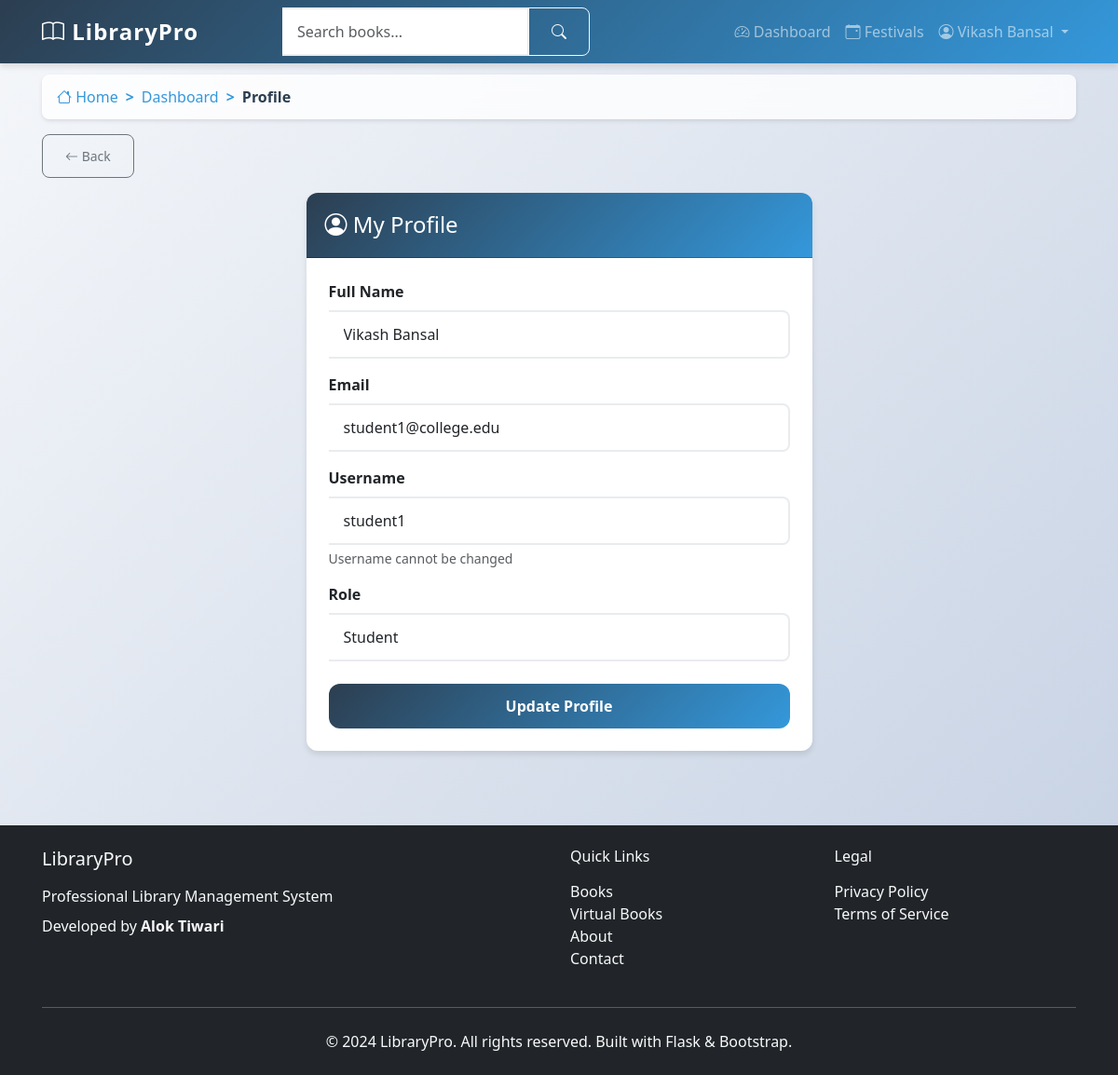
/auth/profile (signed in), run on the app's committed database.
### app/models.py (models this page shows, shortened)
class User(UserMixin, db.Model):
    id = db.Column(db.Integer, primary_key=True)
    prn_number = db.Column(db.String(20), unique=True, nullable=False)
    username = db.Column(db.String(80), unique=True, nullable=False)
    email = db.Column(db.String(120), unique=True, nullable=False)
    name = db.Column(db.String(100), nullable=False)
    mother_name = db.Column(db.String(100), nullable=False)
    dob = db.Column(db.String(10), nullable=False)  # Format: DDMMYYYY
    phone = db.Column(db.String(15), nullable=True)
    address = db.Column(db.Text, nullable=True)
    password_hash = db.Column(db.String(255), nullable=False)
    role = db.Column(db.String(20), nullable=False, default='student')
    year = db.Column(db.String(10), nullable=True)  # 1st, 2nd, 3rd, 4th, 5th
    course = db.Column(db.String(50), nullable=True)  # BSC IT, BSC CS, etc.
    total_books_borrowed = db.Column(db.Integer, default=0)
    total_extension_requests = db.Column(db.Integer, default=0)
    library_hours_this_month = db.Column(db.Float, default=0.0)
    library_hours_this_year = db.Column(db.Float, default=0.0)
    created_at = db.Column(db.DateTime, default=datetime.utcnow)
    updated_at = db.Column(db.DateTime, default=datetime.utcnow, onupdate=datetime.utcnow)
    loans = db.relationship('Loan', backref='borrower', lazy='dynamic')
    library_sessions = db.relationship('LibrarySession', backref='user', lazy='dynamic')

### app/auth/routes.py (the view)
@bp.route('/profile', methods=['GET', 'POST'])
@login_required
def profile():
    form = ProfileForm()
    if form.validate_on_submit():
        current_user.name = form.name.data
        current_user.email = form.email.data
        db.session.commit()
        flash('Your profile has been updated!', 'success')
        return redirect(url_for('auth.profile'))
    elif request.method == 'GET':
        form.name.data = current_user.name
        form.email.data = current_user.email
    return render_template('auth/profile.html', title='Profile', form=form)

### app/auth/forms.py
class ProfileForm(FlaskForm):
    name = StringField('Full Name', validators=[DataRequired(), Length(min=2, max=100)])
    email = StringField('Email', validators=[DataRequired(), Email()])
    submit = SubmitField('Update Profile')

### app/__init__.py (called while the page is built)
def create_app():
    app = Flask(__name__)
    app.config.from_object(Config)
    db.init_app(app)
    migrate.init_app(app, db)
    login.init_app(app)
    login.login_view = 'auth.student_login'
    login.login_message = 'Please log in to access this page.'
    login.login_message_category = 'info'
    from app.auth import bp as auth_bp
    app.register_blueprint(auth_bp, url_prefix='/auth')
    from app.main import bp as main_bp
    app.register_blueprint(main_bp)
    from app.models import User
    @login.user_loader
    def load_user(user_id):
        return User.query.get(int(user_id))
    return app

### app/templates/auth/profile.html (shortened to what this page needs)
{% extends "base.html" %}
{% block content %}
<div class="row justify-content-center">
    <div class="col-lg-6">
        <div class="card">
            <div class="card-header">
                <h4 class="mb-0"><i class="bi bi-person-circle"></i> My Profile</h4>
            </div>
            <div class="card-body p-4">
                <form method="POST">
                    <div class="mb-3">
                        {{ form.name.label(class="form-label fw-semibold") }}
                        {{ form.name(class="form-control") }}
                    </div>
                    <div class="mb-3">
                        {{ form.email.label(class="form-label fw-semibold") }}
                        {{ form.email(class="form-control") }}
                    </div>
                    <div class="mb-3">
                        <label class="form-label fw-semibold">Username</label>
                        <input type="text" class="form-control" value="{{ current_user.username }}" readonly>
                        <div class="form-text">Username cannot be changed</div>
                    </div>
                    <div class="mb-4">
                        <label class="form-label fw-semibold">Role</label>
                        <input type="text" class="form-control" value="{{ current_user.role.title() }}" readonly>
                    </div>
                    <div class="d-grid">
                        {{ form.submit(class="btn btn-primary") }}
                    </div>
                </form>
            </div>
        </div>
    </div>
</div>
{% endblock %}

### app/templates/base.html (shortened to what this page needs)
<!DOCTYPE html>
<html lang="en">
<head>
    <link href="https://cdn.jsdelivr.net/npm/bootstrap@5.3.0/dist/css/bootstrap.min.css" rel="stylesheet">
    <link rel="stylesheet" href="https://cdn.jsdelivr.net/npm/bootstrap-icons@1.10.0/font/bootstrap-icons.css">
    <link rel="stylesheet" href="{{ url_for('static', filename='css/style.css') }}">
    <link rel="stylesheet" href="{{ url_for('static', filename='css/modern.css') }}">
</head>
<body>
    <nav class="navbar navbar-expand-lg navbar-dark bg-primary fixed-top">
        <div class="container">
            <a class="navbar-brand fw-bold" href="{{ url_for('main.index') }}">
                <i class="bi bi-book"></i> LibraryPro
            </a>
            <div class="collapse navbar-collapse" id="navbarNav">
                {% if current_user.is_authenticated %}
                <form class="d-flex mx-auto" method="GET" action="{{ url_for('main.search') }}">
                    <div class="input-group">
                        <input class="form-control" type="search" name="q" placeholder="Search books..."
                               value="{{ request.args.get('q', '') }}">
                        <button class="btn btn-outline-light" type="submit">
                            <i class="bi bi-search"></i>
                        </button>
                    </div>
                </form>
                <ul class="navbar-nav ms-auto">
                    <li class="nav-item">
                        <a class="nav-link" href="{{ url_for('main.dashboard') }}">
                            <i class="bi bi-speedometer2"></i> Dashboard
                        </a>
                    </li>
                    <li class="nav-item">
                        <a class="nav-link" href="{{ url_for('main.festivals') }}">
                            <i class="bi bi-calendar-event"></i> Festivals
                        </a>
                    </li>
                    <li class="nav-item dropdown">
                        <a class="nav-link dropdown-toggle" href="#" role="button" data-bs-toggle="dropdown">
                            <i class="bi bi-person-circle"></i> {{ current_user.name }}
                        </a>
                    </li>
                </ul>
                {% endif %}
            </div>
        </div>
    </nav>
    <main class="main-content">
        <div class="container">
            {% if current_user.is_authenticated %}
            <nav aria-label="breadcrumb" class="mb-3">
                <ol class="breadcrumb">
                    <li class="breadcrumb-item">
                        <a href="{{ url_for('main.index') }}"><i class="bi bi-house"></i> Home</a>
                    </li>
                    {% if request.endpoint == 'main.dashboard' or request.endpoint == 'main.student_dashboard' %}
                        <li class="breadcrumb-item active">Dashboard</li>
                    {% elif request.endpoint == 'main.admin_dashboard' %}
                        <li class="breadcrumb-item active">Admin Dashboard</li>
                    {% elif request.endpoint == 'main.manage_users' %}
                        <li class="breadcrumb-item"><a href="{{ url_for('main.admin_dashboard') }}">Admin Dashboard</a></li>
                        <li class="breadcrumb-item active">Manage Users</li>
                    {% elif request.endpoint == 'main.add_book' %}
                        <li class="breadcrumb-item"><a href="{{ url_for('main.admin_dashboard') }}">Admin Dashboard</a></li>
                        <li class="breadcrumb-item active">Add Book</li>
                    {% elif request.endpoint == 'main.book_details' %}
                        <li class="breadcrumb-item"><a href="{{ url_for('main.admin_dashboard') }}">Admin Dashboard</a></li>
                        <li class="breadcrumb-item active">Book Details</li>
                    {% elif request.endpoint == 'main.send_notice' %}
                        <li class="breadcrumb-item"><a href="{{ url_for('main.admin_dashboard') }}">Admin Dashboard</a></li>
                        <li class="breadcrumb-item active">Send Notice</li>
                    {% elif request.endpoint == 'main.view_notices' %}
                        <li class="breadcrumb-item">
                            <a href="{% if current_user.role == 'admin' %}{{ url_for('main.admin_dashboard') }}{% else %}{{ url_for('main.student_dashboard') }}{% endif %}">Dashboard</a>
                        </li>
                        <li class="breadcrumb-item active">Notices</li>
                    {% elif request.endpoint == 'main.search' %}
                        <li class="breadcrumb-item">
                            <a href="{% if current_user.role == 'admin' %}{{ url_for('main.admin_dashboard') }}{% else %}{{ url_for('main.student_dashboard') }}{% endif %}">Dashboard</a>
                        </li>
                        <li class="breadcrumb-item active">Search Results</li>
                    {% elif request.endpoint == 'auth.profile' %}
                        <li class="breadcrumb-item">
                            <a href="{% if current_user.role == 'admin' %}{{ url_for('main.admin_dashboard') }}{% else %}{{ url_for('main.student_dashboard') }}{% endif %}">Dashboard</a>
                        </li>
                        <li class="breadcrumb-item active">Profile</li>
                    {% endif %}
                </ol>
            </nav>
            {% endif %}
            {% if current_user.is_authenticated and request.endpoint not in ['main.index', 'main.dashboard', 'main.student_dashboard', 'main.admin_dashboard'] %}
            <div class="mb-3">
                <button onclick="goBack()" class="btn btn-outline-secondary btn-sm">
                    <i class="bi bi-arrow-left"></i> Back
                </button>
            </div>
            {% endif %}
            {% block content %}{% endblock %}
        </div>
    </main>
    <footer class="bg-dark text-light py-4 mt-5">
        <div class="container">
            <div class="row">
                <div class="col-md-6">
                    <h5 class="mb-3">LibraryPro</h5>
                    <p class="mb-2">Professional Library Management System</p>
                    <p class="mb-0">Developed by <strong>Alok Tiwari</strong></p>
                </div>
                <div class="col-md-3">
                    <h6 class="mb-3">Quick Links</h6>
                    <ul class="list-unstyled">
                        <li><a href="{{ url_for('main.books_categories') }}" class="text-light text-decoration-none">Books</a></li>
                    <li><a href="{{ url_for('main.virtual_books') }}" class="text-light text-decoration-none">Virtual Books</a></li>
                        <li><a href="{{ url_for('main.about') }}" class="text-light text-decoration-none">About</a></li>
                        <li><a href="{{ url_for('main.contact') }}" class="text-light text-decoration-none">Contact</a></li>
                    </ul>
                </div>
                <div class="col-md-3">
                    <h6 class="mb-3">Legal</h6>
                    <ul class="list-unstyled">
                        <li><a href="{{ url_for('main.privacy') }}" class="text-light text-decoration-none">Privacy Policy</a></li>
                        <li><a href="{{ url_for('main.terms') }}" class="text-light text-decoration-none">Terms of Service</a></li>
                    </ul>
                </div>
            </div>
            <hr class="my-4">
            <div class="text-center">
                <p class="mb-0">&copy; 2024 LibraryPro. All rights reserved. Built with Flask & Bootstrap.</p>
            </div>
        </div>
    </footer>
</body>
</html>

### app/static/css/style.css (style rules this page uses)
:root { --primary-color: #2c3e50; --secondary-color: #3498db; --accent-color: #e74c3c; --success-color: #27ae60; --warning-color: #f39c12; --light-bg: #f8f9fa; --card-shadow: 0 4px 6px rgba(0, 0, 0, 0.1); --hover-shadow: 0 8px 15px rgba(0, 0, 0, 0.2); --border-radius: 12px; }
body { font-family: 'Segoe UI', Tahoma, Geneva, Verdana, sans-serif; background: linear-gradient(135deg, #f5f7fa 0%, #c3cfe2 100%); min-height: 100vh; padding: 0; margin: 0; }
.main-content { padding-top: 80px; padding-bottom: 2rem; min-height: calc(100vh - 200px); }
.container { padding-left: 15px; padding-right: 15px; }
.navbar-brand { font-size: 1.5rem; letter-spacing: 1px; }
.navbar { box-shadow: var(--card-shadow); background: linear-gradient(135deg, var(--primary-color) 0%, var(--secondary-color) 100%) !important; }
.card { border: none; border-radius: var(--border-radius); box-shadow: var(--card-shadow); transition: all 0.3s ease; background: white; }
.card-header { background: linear-gradient(135deg, var(--primary-color) 0%, var(--secondary-color) 100%); color: white; border-radius: var(--border-radius) var(--border-radius) 0 0 !important; padding: 1.25rem; font-weight: 600; }
.form-control { border-radius: 8px; border: 2px solid #e9ecef; padding: 0.75rem 1rem; transition: all 0.3s ease; }
.btn { border-radius: 8px; padding: 0.75rem 1.5rem; font-weight: 500; transition: all 0.3s ease; }
.btn-primary { background: linear-gradient(135deg, var(--primary-color) 0%, var(--secondary-color) 100%); border: none; }
.breadcrumb { background: rgba(255, 255, 255, 0.8); border-radius: 8px; padding: 0.75rem 1rem; margin-bottom: 1rem; box-shadow: 0 2px 4px rgba(0, 0, 0, 0.1); backdrop-filter: blur(10px); }
.breadcrumb-item + .breadcrumb-item::before { content: ">"; color: var(--secondary-color); font-weight: 600; }
.breadcrumb-item a { color: var(--secondary-color); text-decoration: none; transition: color 0.3s ease; }
.breadcrumb-item.active { color: var(--primary-color); font-weight: 600; }
.btn-outline-secondary { border-color: #6c757d; color: #6c757d; transition: all 0.3s ease; }
.form-control { border-left: none; border-radius: 0 8px 8px 0; }
.btn-primary { background: linear-gradient(135deg, var(--primary-color) 0%, var(--secondary-color) 100%); border: none; border-radius: 12px; padding: 0.75rem; font-weight: 600; transition: all 0.3s ease; }

### app/static/css/modern.css (style rules this page uses)
:root { --primary: #6366f1; --secondary: #8b5cf6; --success: #10b981; --danger: #ef4444; --warning: #f59e0b; --info: #3b82f6; --dark: #1f2937; --light: #f9fafb; }

### data on the page
User: name "Vikash Bansal", email "student1@college.edu", username "student1", role "Student"
